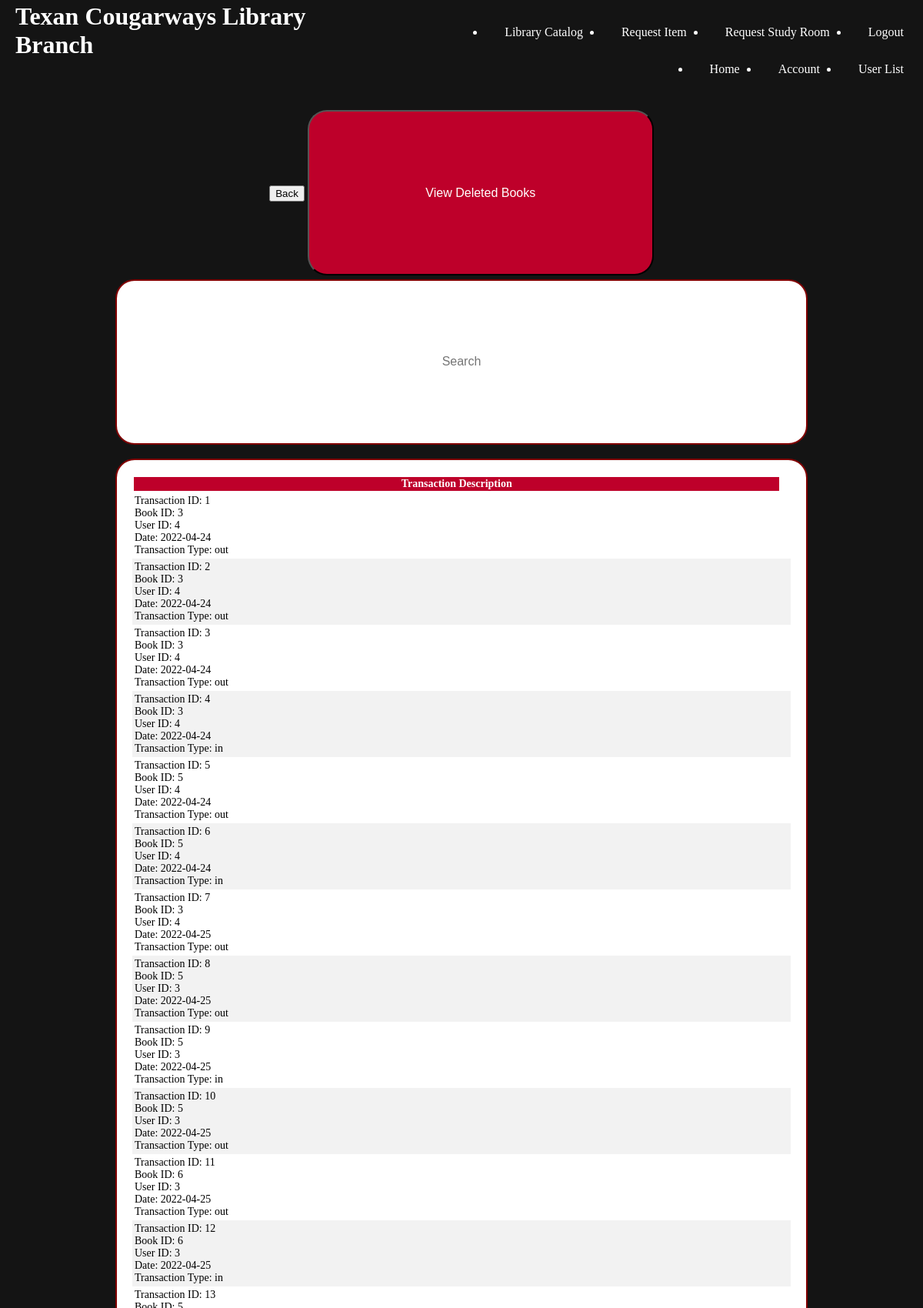
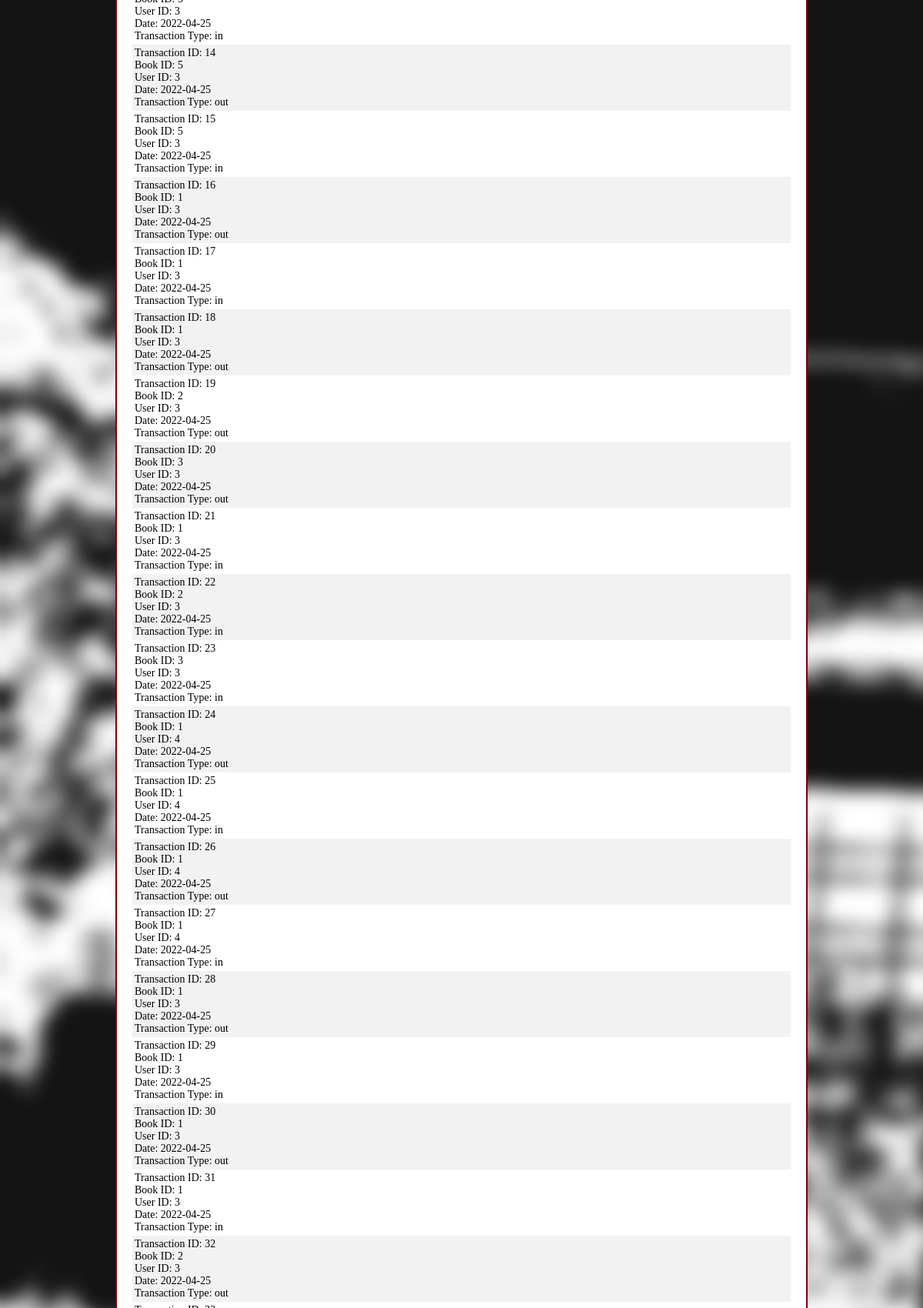
The page /pages/bookLogPage/bookLog.php (signed in, upper part) on the database its author committed (2 pictures, top to bottom).
### tables this page shows
CREATE TABLE `booktransaction` (
  `transactionID` int UNSIGNED NOT NULL,
  `bookID` mediumint UNSIGNED NOT NULL,
  `userID` mediumint UNSIGNED NOT NULL,
  `date` date NOT NULL,
  `transactionType` varchar(3) NOT NULL
);

### pages/bookLogPage/bookLog.php (the view, shortened to what this page needs)
<?php
    require_once('../../dbConn/dbConn2.php');
?>
	<html style="width: 100vw">
		<head>
			<link rel="stylesheet" href="../../styling/libraryCatalog.css">
		</head>
		<body>
			<header>
				<h1> Texan Cougarways Library Branch </h1>
				<nav id = "navbar">
					<?php
                        require "../adminHeader.php";
                    ?>
				</nav>
			</header>
			<main>
                <br>
                <div style="display: block; margin: auto; text-align:center;">
                    <input type="submit" id = "backbutton" onclick="location.href='../catalogPage/libraryCatalogAdmin.php'" value="Back">
                    <input type="submit" id = "bookLog" onclick="location.href='deletedBookLog.php'" value="View Deleted Books">
                </div>
                <div>
                    <input type = "text" id = "myInput" onkeyup = "searchFunction()" placeHolder = "Search">
                </div>
                <br>
                <div class="displaysearch">
                    <table id="searchtable" class="searchtable" style="color:black">
                        <thead>
                            <tr>
                                <th>Transaction Description</th>
                            </tr>
                        </thead>
                        <tbody>
                            <?php
                                $sql = "SELECT transactionID, bookID, userID, date, transactionType FROM booktransaction";
                                $result = mysqli_query($connection, $sql);
                                if(mysqli_num_rows($result) > 0)
                                {
                                    while($row = mysqli_fetch_assoc($result))
                                    {
                                        echo "<tr>";
                                        echo "<td>" . "Transaction ID: " . $row['transactionID'] . "<br>" . "Book ID: " . $row['bookID'] . "<br>" . "User ID: " . $row['userID'] . "<br>" . "Date: " . $row['date'] . "<br>" . "Transaction Type: " . $row['transactionType'] . "</td>";
                                        echo "</tr>";
                                    }
                                }
                            ?>
                        </tbody>
                      </table>
                </div>
			</main>
		</body>
	</html>

### styling/libraryCatalog.css (style rules this page uses)
body { margin: 0px; overflow-x: hidden; color: white; }
header { background-color: #141414; width: 100vw; padding-bottom: 0px; padding-top: 3px; display: flex; }
main { background-image: url("../images/backgroundblur.jpg"); background-size: cover; height: 100%; display: block; align-items: center; }
h1 { width: 40%; margin: 0px; padding-left: 20px; }
#navbar { width: 60%; }
#myInput { font-size: 16px; text-align: center; display: block; width: 75vw; height: 5%; margin: 0 auto; border-radius: 25px; border: 2px solid maroon; padding: 20px; }
#bookLog { line-height: 1px; font-size: 16px; text-align: center; width: 37.5vw; height: 5%; margin: 0 auto; margin-bottom: 5px; margin-top: 10px; color: white; background-color: rgb(190, -0, 42); border-radius: 25px; border: 2px solid medium; padding: 20px; }
.displaysearch { height: 70vh; }
.searchtable { font-family: Geneva; font-size: 14; margin: 0 auto; display: flex; flex-flow: column; height: 80vh; width: 75vw; background-color: white; border-radius: 25px; border: 2px solid maroon; padding: 20px; }
.searchtable thead { flex: 0 0 auto; width: calc(100% - 0.9em); }
.searchtable tbody { height: 70vh; flex: 1 1 auto; display: block; overflow-y: scroll; }
.searchtable tbody tr { width: 100%; }
.searchtable thead, .searchtable tbody tr { display: table; table-layout: fixed; }
th { color: white; background: rgb(190, -0, 42); }
tr:nth-child(even) { background-color: #f2f2f2 }

### rows shown on the page
booktransaction: transactionID "1", bookID "3", userID "4", date "2022-04-24", transactionType "out"
booktransaction: transactionID "2", bookID "3", userID "4", date "2022-04-24", transactionType "out"
booktransaction: transactionID "3", bookID "3", userID "4", date "2022-04-24", transactionType "out"
booktransaction: transactionID "4", bookID "3", userID "4", date "2022-04-24", transactionType "in"
booktransaction: transactionID "5", bookID "5", userID "4", date "2022-04-24", transactionType "out"
booktransaction: transactionID "6", bookID "5", userID "4", date "2022-04-24", transactionType "in"
booktransaction: transactionID "7", bookID "3", userID "4", date "2022-04-25", transactionType "out"
booktransaction: transactionID "8", bookID "5", userID "3", date "2022-04-25", transactionType "out"
booktransaction: transactionID "9", bookID "5", userID "3", date "2022-04-25", transactionType "in"
booktransaction: transactionID "10", bookID "5", userID "3", date "2022-04-25", transactionType "out"
booktransaction: transactionID "11", bookID "6", userID "3", date "2022-04-25", transactionType "out"
booktransaction: transactionID "12", bookID "6", userID "3", date "2022-04-25", transactionType "in"
booktransaction: transactionID "13", bookID "5", userID "3", date "2022-04-25", transactionType "in"
booktransaction: transactionID "14", bookID "5", userID "3", date "2022-04-25", transactionType "out"
booktransaction: transactionID "15", bookID "5", userID "3", date "2022-04-25", transactionType "in"
booktransaction: transactionID "16", bookID "1", userID "3", date "2022-04-25", transactionType "out"
booktransaction: transactionID "17", bookID "1", userID "3", date "2022-04-25", transactionType "in"
booktransaction: transactionID "18", bookID "1", userID "3", date "2022-04-25", transactionType "out"
booktransaction: transactionID "19", bookID "2", userID "3", date "2022-04-25", transactionType "out"
booktransaction: transactionID "20", bookID "3", userID "3", date "2022-04-25", transactionType "out"
booktransaction: transactionID "21", bookID "1", userID "3", date "2022-04-25", transactionType "in"
booktransaction: transactionID "22", bookID "2", userID "3", date "2022-04-25", transactionType "in"
booktransaction: transactionID "23", bookID "3", userID "3", date "2022-04-25", transactionType "in"
booktransaction: transactionID "24", bookID "1", userID "4", date "2022-04-25", transactionType "out"
booktransaction: transactionID "25", bookID "1", userID "4", date "2022-04-25", transactionType "in"
booktransaction: transactionID "26", bookID "1", userID "4", date "2022-04-25", transactionType "out"
booktransaction: transactionID "27", bookID "1", userID "4", date "2022-04-25", transactionType "in"
booktransaction: transactionID "28", bookID "1", userID "3", date "2022-04-25", transactionType "out"
booktransaction: transactionID "29", bookID "1", userID "3", date "2022-04-25", transactionType "in"
booktransaction: transactionID "30", bookID "1", userID "3", date "2022-04-25", transactionType "out"
booktransaction: transactionID "31", bookID "1", userID "3", date "2022-04-25", transactionType "in"
booktransaction: transactionID "32", bookID "2", userID "3", date "2022-04-25", transactionType "out"
